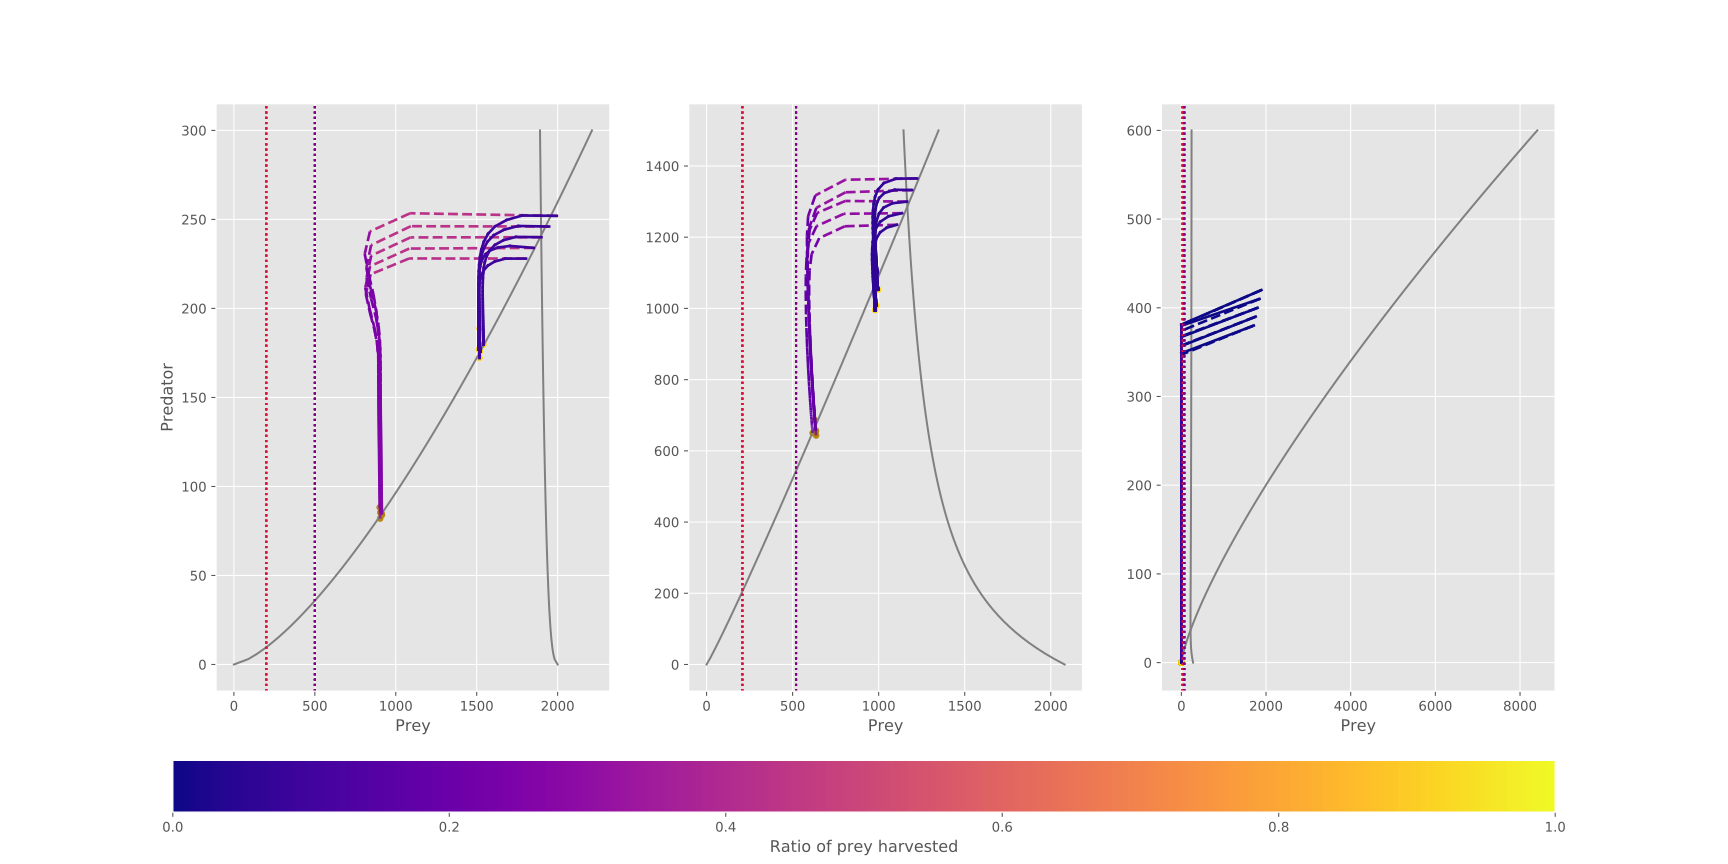

The Python source for this figure:
import numpy as np
import itertools
import matplotlib.pyplot as plt
from cycler import cycler
plt.style.use('ggplot')

nRBF = 2 # no. of RBFs to use
nIn = 1 # no. of inputs (depending on selected strategy)
nOut = 1 # no. of outputs (depending on selected strategy)
nVars = nIn*nRBF*3 # no. of variables to be optimized. ([Center, radius, weight] * no. of RBFs * no. of inputs)

# Default SOW parameters
a = 0.005
b = 0.5
c = 0.5
d = 0.1
h = 0.1
K = 2000
m = 0.7
sigmaX = 0.004
sigmaY = 0.004

defaultSOW = [a, b, c, d, h, K, m, sigmaX, sigmaY]
tSteps = 100 # no. of timesteps to run the fish game on
strategy = 'Previous_Prey'
results = np.loadtxt("./Generalized.resultfile")
robustness = np.loadtxt('./Robustness.txt',delimiter=' ')
LHsamples = np.loadtxt('./parameter_samples.txt')
# Pick solutions of interest 
NPV_robust = np.argmax(robustness[:,0])
all_robust = np.argmax(robustness[:,-1])

# Define problem to be solved
def fish_game(vars, # contains all C, R, W
              additional_inputs # Contains defined management strategy and SOW params
              ):

    # Get system behavior parameters (need to convert from string to float)
    a = float(additional_inputs[2])
    b = float(additional_inputs[3])
    c = float(additional_inputs[4])
    d = float(additional_inputs[5])
    h = float(additional_inputs[6])
    K = float(additional_inputs[7])
    m = float(additional_inputs[8])
    sigmaX = float(additional_inputs[9])
    sigmaY = float(additional_inputs[10])

    x = np.zeros(tSteps+1) # Create prey population array
    y = np.zeros(tSteps+1) # Create predator population array
    z = np.zeros(tSteps+1) # Create harvest array
    harvest = np.zeros(tSteps+1)
    NPVharvest = np.zeros(tSteps+1)
    # Create array with environmental stochasticity for prey
    epsilon_prey = np.random.normal(0.0, sigmaX, 1)
    
    # Create array with environmental stochasticity for predator
    epsilon_predator = np.random.normal(0.0, sigmaY, 1)

    # Initialize populations and values
    x[0] = additional_inputs[0]
    y[0] = additional_inputs[1]
    z[0] = hrvSTR([x[0]], vars, [[0, K]], [[0, 1]])
    NPVharvest[0] = harvest[0] = z[0]*x[0]
    if additional_inputs[0]>K:
        input_ranges = [[0, additional_inputs[0]]] # Prey pop. range to use for normalization
    else:
        input_ranges = [[0, K]] # Prey pop. range to use for normalization
    output_ranges = [[0, 1]] # Range to de-normalize harvest to    
    # Go through all timesteps for prey, predator, and harvest
    for t in range(tSteps):
        if x[t] > 0 and y[t] > 0:
            x[t+1] = (x[t] + b*x[t]*(1-x[t]/K) - (a*x[t]*y[t])/(np.power(y[t],m)+a*h*x[t]) - z[t]*x[t])* np.exp(epsilon_prey) # Prey growth equation
            y[t+1] = (y[t] + c*a*x[t]*y[t]/(np.power(y[t],m)+a*h*x[t]) - d*y[t]) *np.exp(epsilon_predator) # Predator growth equation
            if t <= tSteps-1:
                z[t+1] = hrvSTR([x[t]], vars, input_ranges, output_ranges)
                harvest[t+1] = z[t+1]*x[t+1]
                NPVharvest[t+1] = NPVharvest[t] + harvest[t+1]*(1+0.05)**(-(t+1))
        else:
            NPVharvest[t+1] = NPVharvest[t]
    low_hrv = [harvest[j]<x[j]/20 for j in range(len(harvest))]
    count = [ sum( 1 for _ in group ) for key, group in itertools.groupby( low_hrv ) if key ]
    if count: # Checks if theres at least one count (if not, np.max won't work on empty list)
        cons_low_harv = np.max(count)  # Finds the largest number of consecutive low harvests
    else:
        cons_low_harv = 0
    harv_1st_pc = np.percentile(harvest,1)
    variance = np.var(harvest)
                    
    return [x, y, z, NPVharvest], [NPVharvest[100], np.mean((K-x)/K), cons_low_harv, harv_1st_pc, variance, (y < 1).sum()]

# Calculate outputs (u) corresponding to each sample of inputs
# u is a 2-D matrix with nOut columns (1 for each output)
# and as many rows as there are samples of inputs
def hrvSTR(Inputs, vars, input_ranges, output_ranges):
    # Rearrange decision variables into C, R, and W arrays
    # C and R are nIn x nRBF and W is nOut x nRBF
    # Decision variables are arranged in 'vars' as nRBF consecutive
    # sets of {nIn pairs of {C, R} followed by nOut Ws}
    # E.g. for nRBF = 2, nIn = 3 and nOut = 4:
    # C, R, C, R, C, R, W, W, W, W, C, R, C, R, C, R, W, W, W, W
    C = np.zeros([nIn,nRBF])
    R = np.zeros([nIn,nRBF])
    W = np.zeros([nOut,nRBF])
    for n in range(nRBF):
        for m in range(nIn):
            C[m,n] = vars[(2*nIn+nOut)*n + 2*m]
            R[m,n] = vars[(2*nIn+nOut)*n + 2*m + 1]
        for k in range(nOut):
            W[k,n] = vars[(2*nIn+nOut)*n + 2*nIn + k]

    # Normalize weights to sum to 1 across the RBFs (each row of W should sum to 1)
    totals = np.sum(W,1)
    for k in range(nOut):
        if totals[k] > 0:
            W[k,:] = W[k,:]/totals[k]
    # Normalize inputs
    norm_in = np.zeros(nIn)
    for m in range (nIn):
        norm_in[m] = (Inputs[m]-input_ranges[m][0])/(input_ranges[m][1]-input_ranges[m][0])
    # Create array to store outputs
    u = np.zeros(nOut)
    # Calculate RBFs
    for k in range(nOut):
        for n in range(nRBF):
            BF = 0
            for m in range(nIn):
                if R[m,n] > 10**-6: # set so as to avoid division by 0
                    BF = BF + ((norm_in[m]-C[m,n])/R[m,n])**2
                else:
                    BF = BF + ((norm_in[m]-C[m,n])/(10**-6))**2
            u[k] = u[k] + W[k,n]*np.exp(-BF)
    # De-normalize outputs
    norm_u = np.zeros(nOut)
    for k in range(nOut):
        norm_u[k] = output_ranges[k][0] + u[k]*(output_ranges[k][1]-output_ranges[k][0])
    return norm_u

cmap = plt.cm.get_cmap("plasma")
highprofitpolicy = results[NPV_robust,0:6]
mostrobustpolicy = results[all_robust,0:6]
ntraj = 5 # Number of trajectories to plot
worlds = [defaultSOW, LHsamples[1540,0:9].tolist(), LHsamples[3941,0:9].tolist()]

# Different SOW have different possible trajectories
x = np.zeros([len(worlds), ntraj])
y = np.zeros([len(worlds), ntraj])
# When unharvested, different SOWs have different "natural populations" which need to be determined
eq_x = [1900, 1165, 1200]
eq_y = [240, 1300, 1100]
for i in range(len(worlds)):
    x[i] = np.linspace(eq_x[i]*0.95, eq_x[i]*1.05, ntraj)
    y[i] = np.linspace(eq_y[i]*0.95, eq_y[i]*1.05, ntraj)
nCrit = 5 + 1 # 5 Objectives + 1 Constraint

noharv = np.zeros([len(worlds), ntraj, 4, tSteps+1])
highprofitharv = np.zeros([len(worlds), ntraj, 4, tSteps+1]) # SOW, initial conditions, fish pop., timesteps
robustharv = np.zeros([len(worlds), ntraj, 4, tSteps+1]) # SOW, initial conditions, fish pop., timesteps
highprofitOBJ = np.zeros([len(worlds), ntraj, nCrit]) # SOW, initial conditions, criteria
robustOBJ = np.zeros([len(worlds), ntraj, nCrit]) # SOW, initial conditions, criteria
noharvOBJ = np.zeros([len(worlds), ntraj, nCrit]) 

for j in range(len(highprofitharv[:,:,:])): # Loop through SOW
    for i in range(len(highprofitharv[0,:,:])): # Loop through initial conditions
        additional_inputs = np.append([x[j,i],y[j,i]], worlds[j])
        highprofitharv[j,i,:], highprofitOBJ[j,i] = fish_game(highprofitpolicy, additional_inputs)
        highprofitharv[j,i][0:2] = highprofitharv[j,i][0:2].clip(0,5000)
        robustharv[j,i,:], robustOBJ[j,i] = fish_game(mostrobustpolicy,additional_inputs)
        robustharv[j,i][0:2] = robustharv[j,i][0:2].clip(0,5000)
        noharv[j,i,:], noharvOBJ[j,i] = fish_game([0.0]*6,additional_inputs)

nb_points   = 100
y_iso = [np.linspace(0, 300, nb_points), np.linspace(0, 1500, nb_points), np.linspace(0, 1500, nb_points)]

def isoclines(y, SOW):
    a = float(SOW[0])
    b = float(SOW[1])
    c = float(SOW[2])
    d = float(SOW[3])
    h = float(SOW[4])
    K = float(SOW[5])
    m = float(SOW[6])
    return ([(y**m*d)/(a*(c-h*d)),
             K*b/(2*b)-y**m/(2*a*h)+K*np.sqrt((a*h*b+y**m*b/K)**2-4*a**2*h*b*y/K)/(2*a*h*b)])
    
iso1= np.zeros([len(worlds), nb_points]) # y isocline
iso2= np.zeros([len(worlds), nb_points]) # x isocline

for j in range(len(worlds)):
    iso1[j], iso2[j] = isoclines(y_iso[j], worlds[j])

ncols = 3

fig =  plt.figure(figsize=(18,9))
for l in range(ncols):
    ax = fig.add_subplot(1,ncols,l+1)
    ax.plot(iso1[l],y_iso[l], c='gray')
    ax.plot(iso2[l],y_iso[l], c='gray')
    for n in range(len(highprofitharv[0,:,:])): # Loop through initial conditions
        ax.set_prop_cycle(cycler('color', [cmap(1.*highprofitharv[l,n,2][i]) for i in range(tSteps)]))
        for i in range(tSteps):
            line1 = ax.plot(highprofitharv[l,n,0][i:i+2], highprofitharv[l,n,1][i:i+2], linewidth=2, linestyle='--',label='Most robust in NPV')
        ax.set_prop_cycle(cycler('color', [cmap(1.*robustharv[l,n,2][i]) for i in range(tSteps)]))
        for i in range(tSteps):
            line2 = ax.plot(robustharv[l,n,0][i:i+2], robustharv[l,n,1][i:i+2], linewidth=2, linestyle='-',label='Most robust in all criteria')
#            ax.set_prop_cycle(cycler('color', [cmap(1.*noharv[ncols*k+l,n,2][i]) for i in range(tSteps)]))
#            for i in range(tSteps):
#                line3 = ax.plot(noharv[ncols*k+l,n,0][i:i+2], noharv[ncols*k+l,n,1][i:i+2], linewidth=2, linestyle='-',label='No harvest')
        endpoint1 = ax.scatter(highprofitharv[l,n,0][100], highprofitharv[l,n,1][100], c='darkgoldenrod', s=20)
        endpoint2 = ax.scatter(robustharv[l,n,0][100], robustharv[l,n,1][100], c='gold', s=20)
#            endpoint3 = ax.scatter(noharv[ncols*k+l,n,0][100], noharv[ncols*k+l,n,1][100], c='black', s=20)
        collapse_thres = ax.axvline(x=worlds[l][5]*0.5*0.2, linestyle=':', c='crimson')
        overfishing_thres = ax.axvline(x=worlds[l][5]*0.5*0.5, linestyle=':', c='purple')
    ax.set_xlabel("Prey")
#        ax.set_ylim(0,305)
#        ax.set_xlim(0,2500)
    if l==0:
        ax.set_ylabel("Predator")        
#        if l==2:       
#            ax.legend([endpoint1, endpoint2, pop_thres],['Most robust in NPV equilibrium point','Most robust in all criteria equilibrium point','Population threshold'], loc = 'lower right')
sm = plt.cm.ScalarMappable(cmap=cmap)
sm.set_array([0.0,1.0])
fig.subplots_adjust(bottom = 0.2)
cbar_ax = fig.add_axes([0.1, 0.06, 0.8, 0.06])
cb = fig.colorbar(sm, cax=cbar_ax, orientation="horizontal")
cb.ax.set_xlabel("Ratio of prey harvested")
plt.show()
plt.savefig("policy_trajectories.png")

